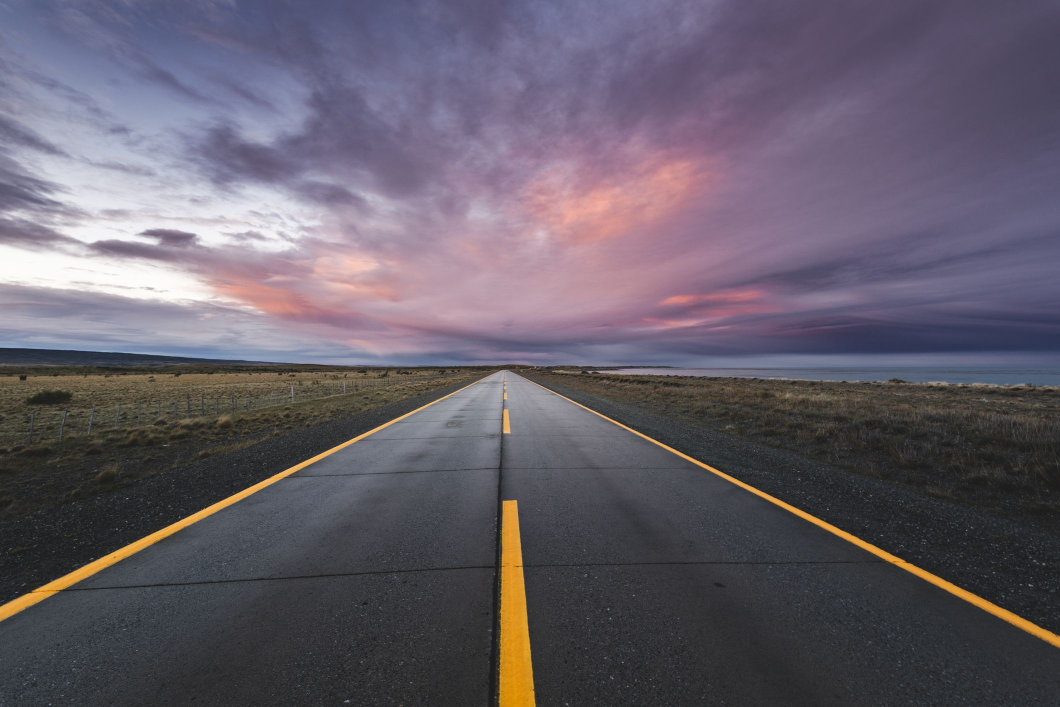
#> input picture Open_cv_tutorial/Resources/road.jpg, 2119 x 1414 px (shown at 1/2 size)
$ python ResizeCropping.py
#> lines starting #> are read from the running program, lines starting #| are printed output that depends on the picture
import cv2

path = "Resources/road.jpg"
img = cv2.imread(path)
#> img is the input picture: shape (1414, 2119, 3); mean B, G, R 105.2, 93.4, 100.3
# print(img)
print(img.shape)
#| (1414, 2119, 3)
print(img.shape[1]) # width
#| 2119
print(img.shape[0]) # height
#| 1414
width ,height = 400 ,400
# width ,height
imgResize = cv2.resize(img, (width, height))
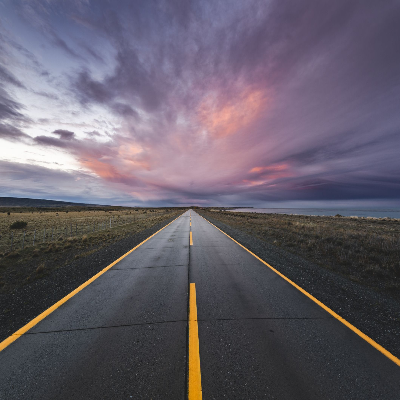
#> imgResize: shape (400, 400, 3); mean B, G, R 105.1, 93.3, 100.2
# print(imgResize.shape)

# img[ height, width ]
imgCropped = img[:, 430: 530]
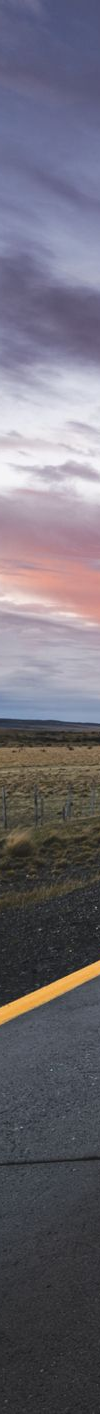
#> imgCropped: shape (1414, 100, 3); mean B, G, R 116.5, 106.2, 109.6

# width, height
imgCropResize = cv2.resize(imgCropped, (img.shape[1], img.shape[0]))
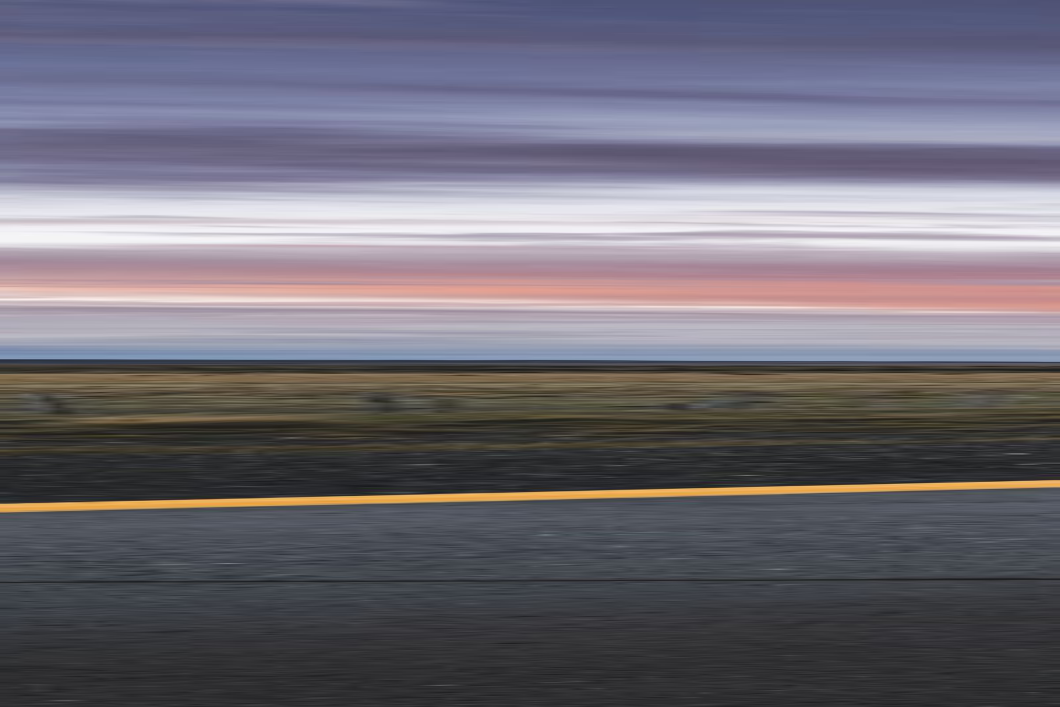
#> imgCropResize: shape (1414, 2119, 3) (shown at 1/2 size); mean B, G, R 116.5, 106.2, 109.6

cv2.imshow("road", img)
cv2.imshow("road2", imgResize)
cv2.imshow("road3", imgCropped)
cv2.imshow("road resize", imgCropResize)
cv2.waitKey(0)
